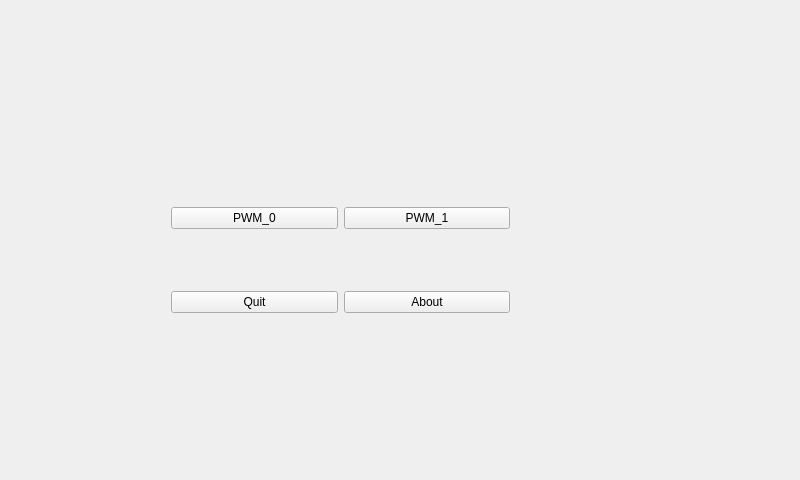
<?xml version="1.0" encoding="UTF-8"?>
<ui version="4.0">
 <class>MainWindow</class>
 <widget class="QMainWindow" name="MainWindow">
  <property name="geometry">
   <rect>
    <x>0</x>
    <y>0</y>
    <width>800</width>
    <height>480</height>
   </rect>
  </property>
  <property name="windowTitle">
   <string>MainWindow</string>
  </property>
  <widget class="QWidget" name="centralWidget">
   <widget class="QWidget" name="gridLayoutWidget">
    <property name="geometry">
     <rect>
      <x>160</x>
      <y>140</y>
      <width>361</width>
      <height>241</height>
     </rect>
    </property>
    <layout class="QGridLayout" name="gridLayout">
     <item row="0" column="0">
      <widget class="QPushButton" name="pushButton_1">
       <property name="text">
        <string>PWM_0</string>
       </property>
      </widget>
     </item>
     <item row="0" column="1">
      <widget class="QPushButton" name="pushButton_2">
       <property name="text">
        <string>PWM_1</string>
       </property>
      </widget>
     </item>
     <item row="1" column="0">
      <widget class="QPushButton" name="pushButton_3">
       <property name="text">
        <string>Quit</string>
       </property>
      </widget>
     </item>
     <item row="1" column="1">
      <widget class="QPushButton" name="pushButton_4">
       <property name="text">
        <string>About</string>
       </property>
      </widget>
     </item>
    </layout>
   </widget>
  </widget>
 </widget>
 <layoutdefault spacing="6" margin="11"/>
 <resources/>
 <connections/>
</ui>
